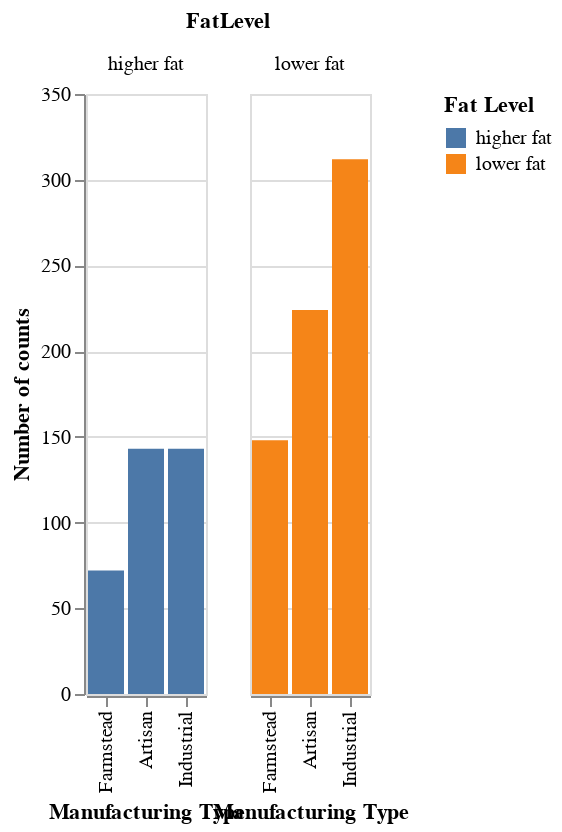

The notebook cell saved with this chart:
### Code cell
# Visualize ManufacturingTypeEn column distribution 
ManufacturingType_plot = alt.Chart(cheese_df).mark_bar().encode(
                    alt.X('ManufacturingTypeEn', title="Manufacturing Type", sort='y'),
                    alt.Y('count()', title='Number of counts', stack=None),
                    alt.Color('FatLevel', title='Fat Level')).properties(title="Manufacturing Type Distribution"
                                                                        ).facet('FatLevel')

ManufacturingType_plot

### Figure 1 — Vega-Lite specification as saved in the notebook (floating-point values rounded to 4 significant figures; data arrays with more than 128 entries replaced by an {"elided": "..."} marker saying what was removed)
{"config": {"view": {"continuousWidth": 400, "continuousHeight": 300}}, "data": {"name": "data-9e1ead429797596045ea8f1ed08573dc"}, "facet": {"field": "FatLevel", "type": "nominal"}, "spec": {"mark": "bar", "encoding": {"color": {"field": "FatLevel", "title": "Fat Level", "type": "nominal"}, "x": {"field": "ManufacturingTypeEn", "sort": "y", "title": "Manufacturing Type", "type": "nominal"}, "y": {"aggregate": "count", "stack": null, "title": "Number of counts", "type": "quantitative"}}, "title": "Manufacturing Type Distribution"}, "$schema": "https://vega.github.io/schema/vega-lite/v4.17.0.json", "datasets": {"data-9e1ead429797596045ea8f1ed08573dc": {"elided": "1042 records"}}}
